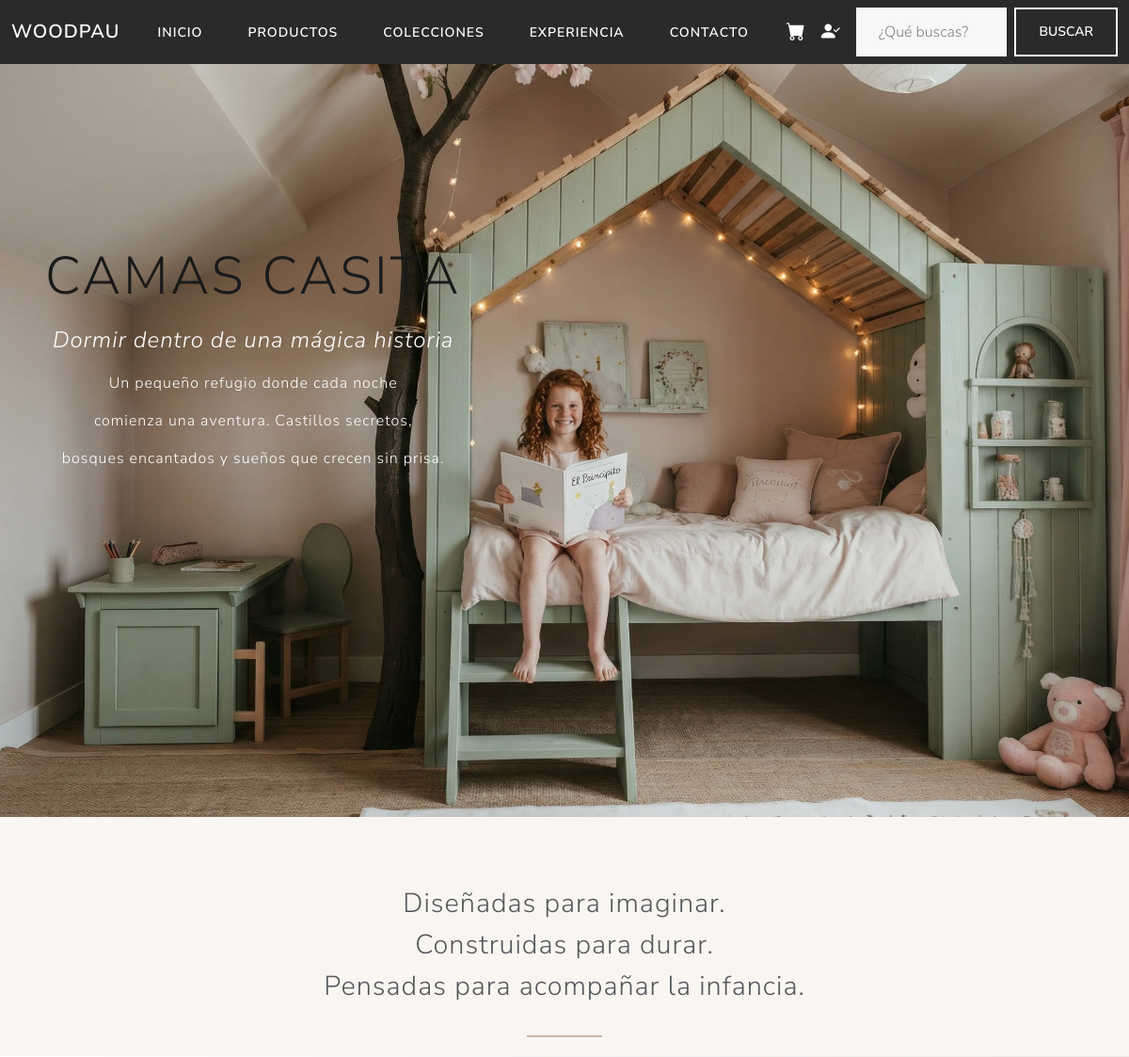
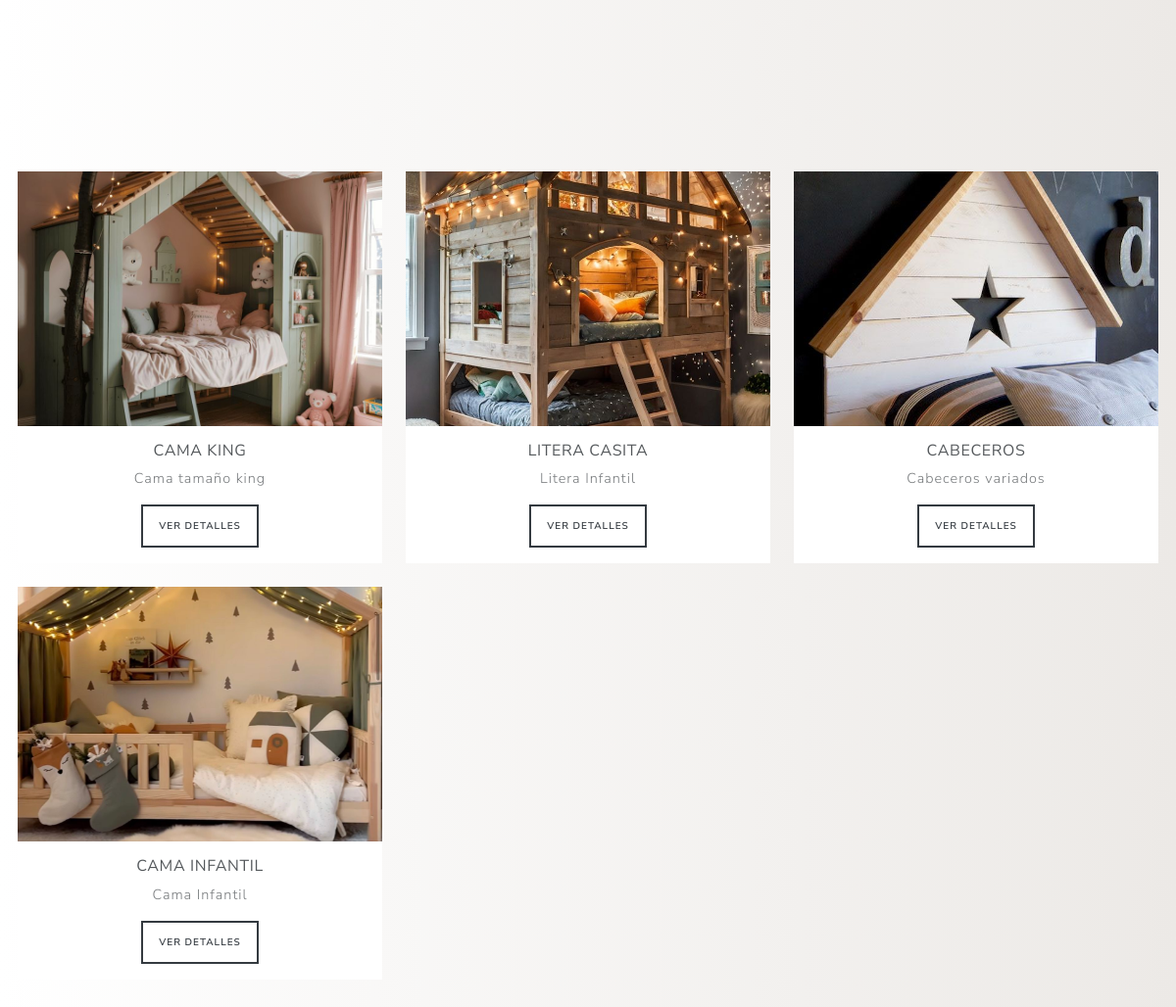
The page /colecciones/camas-casita on the database its author committed (2 pictures, top to bottom).
### models.py (models this page shows, shortened)
class Producto(Base):
    __tablename__ = "productos"
    __table_args__ = {
        "sqlite_autoincrement": True,
        "comment" : "Tabla de productos"
    }
    id_producto: Mapped[int] = mapped_column(Integer, primary_key=True, autoincrement=True)
    nombre_producto: Mapped[str] = mapped_column(String(50),nullable=False)
    descripcion: Mapped[str] = mapped_column(String(350), nullable=False)
    precio: Mapped[float] = mapped_column(Float, nullable=False)
    stock: Mapped[int] = mapped_column(Integer, nullable=False)
    altura: Mapped[float] = mapped_column(Float, nullable=False)
    ancho: Mapped[float] = mapped_column(Float, nullable=False)
    fondo: Mapped[float] = mapped_column(Float, nullable=False)
    imagenes: Mapped[list["ImagenProducto"]] = relationship("ImagenProducto", back_populates="producto", cascade="all, delete-orphan",lazy="selectin")
    categorias: Mapped[list["Categoria"]] = relationship("Categoria", secondary=producto_categoria, back_populates="productos", lazy="selectin")
    favoritos: Mapped[list["Favorito"]] = relationship("Favorito", back_populates="producto", cascade="all, delete-orphan")
    lineas_pedido: Mapped[list["LineaPedido"]] = relationship("LineaPedido", back_populates="producto", cascade="all, delete-orphan")

class ImagenProducto(Base):
    __tablename__ = "imagenes_productos"
    __table_args__ = {
        "sqlite_autoincrement": True,
        "comment" : "Tabla de imagenes productos"
    }
    id_imagen: Mapped[int] = mapped_column(Integer, primary_key=True, autoincrement=True)
    ruta_imagen: Mapped[str] = mapped_column(String(255), nullable=False)
    es_principal: Mapped[bool] = mapped_column(Boolean, nullable=False)
    producto_id: Mapped[int] = mapped_column(Integer, ForeignKey("productos.id_producto"), nullable=False)
    producto: Mapped["Producto"] = relationship("Producto", back_populates="imagenes")

### main.py (the view)
@app.route("/colecciones/camas-casita")
def coleccion_camas_casita():
    db = SessionLocal()
    productos = (
        db.query(Producto)
        .join(Producto.categorias)
        .filter(Categoria.nombre_categoria == "Camas")
        .all()
    )
    db.close()
    return render_template("colecciones_camas_casita.html", productos=productos)

### main.py (called while the page is built)
@app.context_processor
def inject_usuario():
    usuario = None
    user_id = session.get("usuario_id")
    if user_id:
        usuario = obtener_usuario_por_id(user_id)
    return dict(usuario=usuario)

@app.context_processor
def inject_carrito():
    carrito = session.get("carrito", {})
    total_items = sum(
        item["cantidad"] for item in carrito.values()
    )
    return dict(carrito_items=total_items)

### templates/colecciones_camas_casita.html (shortened to what this page needs)
{% extends "base.html" %}
{% block content %}
<section class="collection-hero hero-camas">
  <div class="hero-container">
    <img src="/static/img/cama_king_06.jpg" alt="Camas Casita">
  </div>
  <div class="collection-hero-content">
    <h1>Camas Casita</h1>
    <p class="subtitle">Dormir dentro de una mágica historia</p>
    <p class="intro">
      <p>Un pequeño refugio donde cada noche</p>
      <p>comienza una aventura. Castillos secretos,</p>
      <p>bosques encantados y sueños que crecen sin prisa. </p>
    </p>
  </div>
</section>
<section class="collection-manifesto">
  <p>Diseñadas para imaginar.</p>
  <p>Construidas para durar.</p>
  <p>Pensadas para acompañar la infancia.</p>
</section>
<section class="collection-products container">
  <div class="row g-4">
<section class="collection-products container">
  <div class="row g-4">
    {% for producto in productos %}
    <div class="col-12 col-md-6 col-lg-4">
      <div class="card product-card h-100">
        {% if producto.imagenes %}
          <img src="{{ url_for('static', filename=producto.imagenes[0].ruta_imagen) }}"
               class="card-img-top"
               alt="{{ producto.nombre_producto }}">
        {% endif %}
        <div class="card-body text-center">
          <h5 class="card-title">{{ producto.nombre_producto }}</h5>
          <p class="card-text">{{ producto.descripcion }}</p>
          <a href="{{ url_for('producto_detalle', id_producto=producto.id_producto) }}"
             class="btn btn-outline-dark btn-sm">
            Ver detalles
          </a>
        </div>
      </div>
    </div>
    {% endfor %}
  </div>
</section>
  </div>
</section>
{% endblock %}

### static/main.css (style rules this page uses)
body { background: #ECE9E6; background: -webkit-linear-gradient(to right, #FFFFFF, #ECE9E6); background: linear-gradient(to right, #FFFFFF, #ECE9E6); }
.card-img-top { max-height: 380px; width: 100%; object-fit: contain; }
.card { overflow: hidden; }
.product-card { border: none; }
.product-card img { height: 260px; object-fit: cover; }
.collection-hero h1 { font-size: 3rem; margin-bottom: 1rem; }
.subtitle { font-size: 1.4rem; font-style: italic; margin-bottom: 1.5rem; }
.intro { font-size: 1.1rem; line-height: 1.6; }
.collection-manifesto { text-align: center; padding: 70px 20px 20px 20px; font-size: 1.8rem; background: #f9f6f2; }
.collection-manifesto p { margin-bottom: 1px; }
.collection-manifesto::after { content: ""; display: block; width: 80px; height: 2px; background: #c8b6a6; margin: 30px auto 0; }
.collection-hero { position: relative; width: 100%; height: 100vh; overflow: hidden; margin: 0; }
.hero-container { width: 100%; height: 100%; }
.hero-container img { width: 100%; height: 100%; object-fit: cover; display: block; }
.collection-hero h1 { font-size: clamp(3.5rem, 4vw, 3rem); font-weight: 300; }
.subtitle { font-size: 1.5rem; margin-bottom: 1rem; }
.intro { font-size: 1.3rem; line-height: 1.6; opacity: 0.95; }
.collection-hero-content { position: absolute; max-width: 600px; }
.hero-camas .collection-hero-content { top: 40%; left: 4%; transform: translateY(-50%); color: white; text-align: center; }
.collection-products { padding: 100px 0; }
.product-card { border: none; transition: transform 0.3s ease, box-shadow 0.3s ease; }
.product-card .card-title { font-weight: 400; letter-spacing: 0.04em; }
.product-card .card-text { font-size: 0.9rem; opacity: 0.8; }

### rows shown on the page
Producto: ruta_imagen (picture), nombre_producto "CAMA KING", descripcion "Cama tamaño king"
Producto: ruta_imagen (picture), nombre_producto "LITERA CASITA", descripcion "Litera Infantil"
Producto: ruta_imagen (picture), nombre_producto "CABECEROS", descripcion "Cabeceros variados"
Producto: ruta_imagen (picture), nombre_producto "CAMA INFANTIL", descripcion "Cama Infantil"
